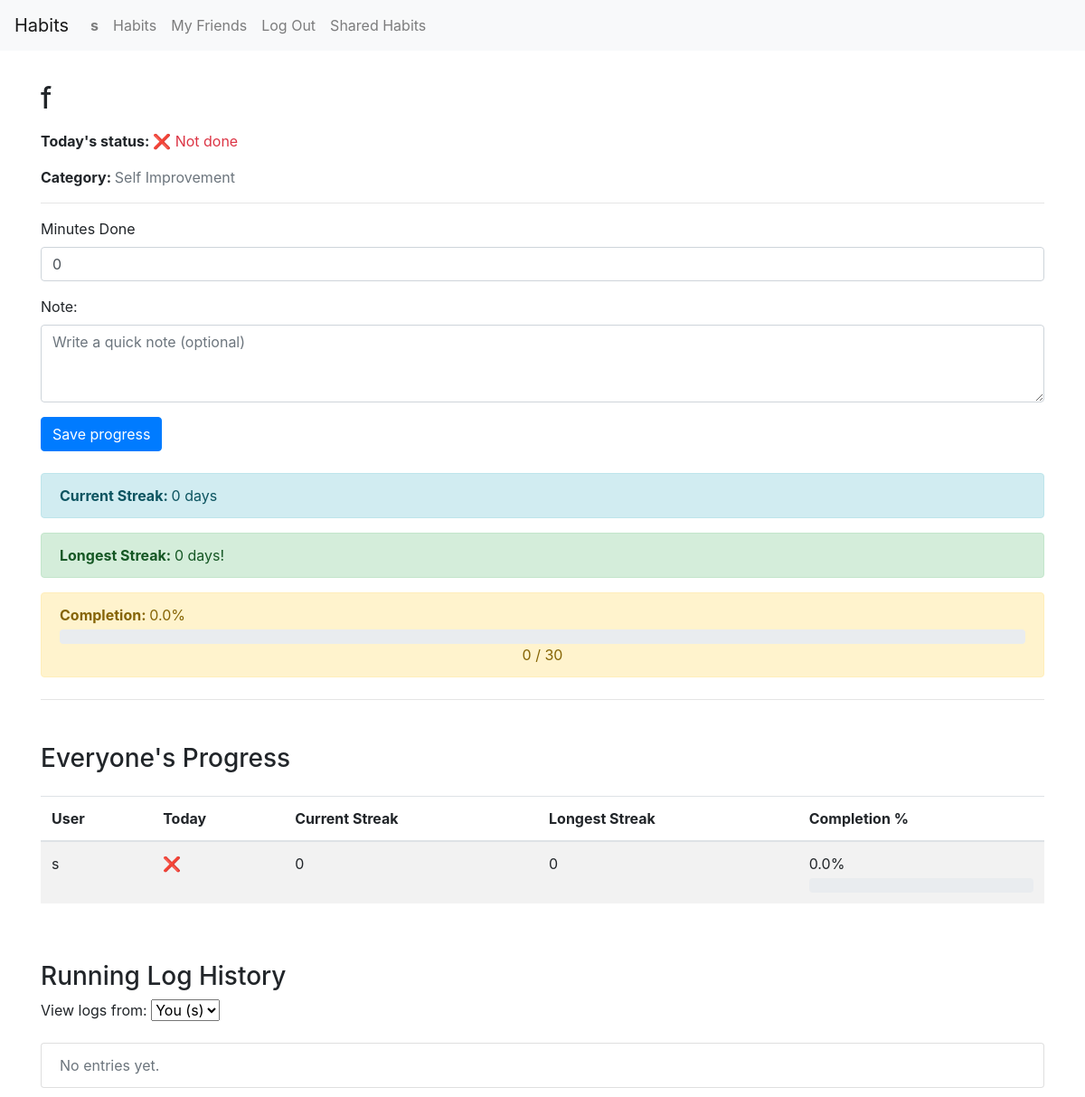
/habit/5/ (signed in), run on an earlier commit of the app's database.
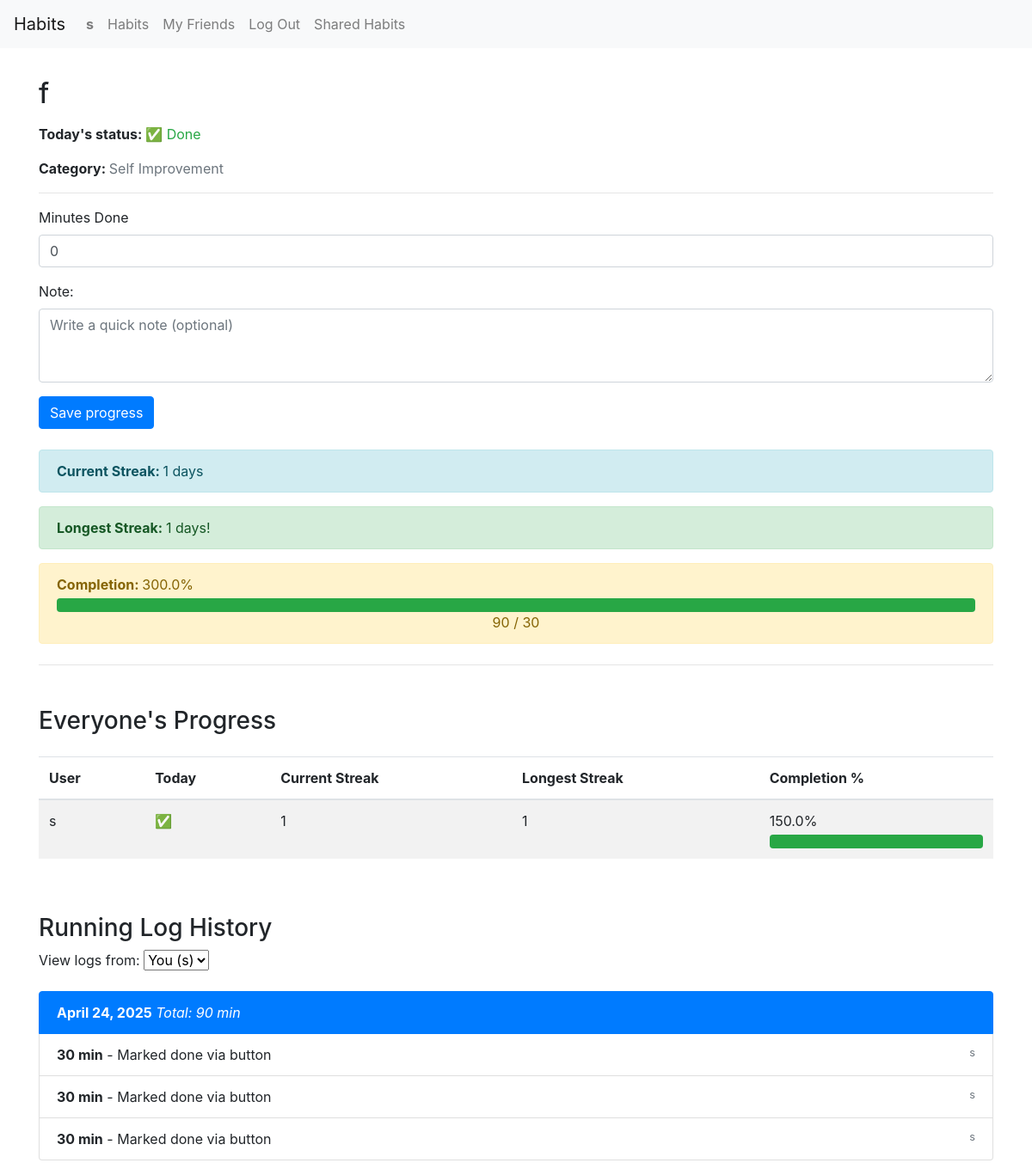
And on a later commit of the database.
### tracker/models.py (models this page shows, shortened)
class User(AbstractUser):
    friends = models.ManyToManyField("self", symmetrical=True, blank=True)

class Habit(models.Model):
    name = models.CharField(max_length=100)
    created_at = models.DateField(auto_now_add=True)
    description = models.TextField(blank=True)
    users = models.ManyToManyField(User, related_name="shared_habits")
    owner = models.ForeignKey(User, on_delete=models.CASCADE, related_name="habits_owned", null=True, blank=True)
    target_minutes = models.PositiveIntegerField(default=30)
    category = models.ForeignKey(Category, on_delete=models.CASCADE, related_name='habits')

class Category(models.Model):
    name = models.CharField(max_length=32, unique=True)
    def __str__(self):
        return self.name

class HabitLog(models.Model):
    habit = models.ForeignKey(Habit, on_delete=models.CASCADE, related_name="logs")
    user = models.ForeignKey(User, on_delete=models.CASCADE)
    date = models.DateField(auto_now_add=True)
    completed = models.BooleanField(default=False)
    minutes_done = models.PositiveIntegerField(default=0)
    note = models.TextField(blank=True)
    class Meta:
        ordering = ["-date"]

### tracker/views.py (the view)
# urls.py: path("habit/<int:habit_id>/", views.habit_detail, name="habit_detail"),
@login_required
def habit_detail(request, habit_id):
    habit = get_object_or_404(Habit, id=habit_id, users=request.user)
    if request.user != habit.owner and request.user not in habit.users.all():
        return HttpResponseForbidden("You do not have access to this habit")
    selected_user_id = request.GET.get("user", request.user.id)
    selected_user = get_object_or_404(User, id=selected_user_id)
    logs = HabitLog.objects.filter(habit=habit, user=selected_user).order_by('-date')
    today_minutes = logs.filter(date=date.today()).aggregate(Sum("minutes_done"))["minutes_done__sum"] or 0
    today_done = today_minutes >= habit.target_minutes
    today_completion = round((today_minutes / habit.target_minutes) * 100, 1) if habit.target_minutes else 0
    streak_data = get_streaks_and_progress(selected_user, habit) or {
        "current_streak": 0,
        "longest_streak": 0,
        "completion_percent": 0,
    }
    if request.method == 'POST':
        if selected_user == request.user:
            form = HabitLogForm(request.POST)
            if form.is_valid():
                note = form.cleaned_data['note']
                minutes_done = form.cleaned_data["minutes_done"]
                total_today = HabitLog.objects.filter(
                    habit=habit,
                    user=request.user,
                    date=date.today(),
                ).aggregate(Sum("minutes_done"))["minutes_done__sum"] or 0
                if minutes_done < 1:
                    form.add_error("minutes_done", "Minutes must be positive")
                elif minutes_done + total_today < total_today:
                    form.add_error("minutes done", f"You have already logged {total_today} minutes today.")
                else:
                    HabitLog.objects.create(
                        habit=habit,
                        user=request.user,
                        date=date.today(),
                        note=note,
                        minutes_done=minutes_done,
                    )
                return redirect('habit_detail', habit_id=habit.id)
            else:
                form = None
    else:
        if request.user == selected_user:
            form = HabitLogForm()
        else:
            form = None
    logs_by_date = []
    for date_value, group in groupby(logs, key=attrgetter("date")):
        logs_by_date.append({
            "date": date_value,
            "logs": list(group),
        })
    for entry in logs_by_date:
        total = sum(log.minutes_done for log in entry['logs'])
        entry['total_minutes'] = total
    all_users = [habit.owner] + list(habit.users.all())
    all_users = [user for user in all_users if user is not None]
    everyone_progress = []
    for user in all_users:
        logs_for_user = HabitLog.objects.filter(habit=habit, user=user)
        streak = get_streaks_and_progress(user, habit) or {
            "current_streak": 0,
            "longest_streak": 0,
            "completion_percent": 0,
        }
        user_today_minutes = HabitLog.objects.filter(
            habit=habit,
            user=user,
            date=date.today(),
        ).aggregate(Sum('minutes_done'))['minutes_done__sum'] or 0
        today_done = user_today_minutes >= habit.target_minutes
        everyone_progress.append({
            "user": user,
            "current_streak": streak["current_streak"],
            "longest_streak": streak["longest_streak"],
            "completion_percent": streak["completion_percent"],
            "today_done": today_done,
        })
    return render(request, 'tracker/habit_detail.html', {
        "habit": habit,
        "logs_by_date": logs_by_date,
        "today_minutes": today_minutes,
        "today_done": today_done,
        "form": form,
        "today_completion": today_completion,
        "streak": streak_data,
        "shared_users": habit.users.exclude(id=request.user.id),
        "selected_user": selected_user,
        "everyone_progress": everyone_progress,
    })

### tracker/forms.py
class HabitLogForm(forms.ModelForm):
    class Meta:
        model = HabitLog
        fields = ["minutes_done", "note"]
        widgets = {
            "note": forms.Textarea(attrs ={
                "class": "form-control",
                "rows": 3,
                "placeholder": "Write a quick note (optional)",
            }),
            "minutes_done": forms.NumberInput(attrs={
                "class": "form-control",
                "min": 0,
                "max": 180,
            })
        }

### tracker/views.py (called while the page is built)
def get_streaks_and_progress(user, habit):
    logs = HabitLog.objects.filter(user=user, habit=habit)
    start_date = habit.created_at
    target_minutes = habit.target_minutes
    streak_data = calculate_streaks(logs, start_date, target_minutes)
    return streak_data

### tracker/templates/tracker/habit_detail.html (shortened to what this page needs)
{% extends "tracker/layout.html" %}
{% load static %}
{% block body %}
    <div class="container mt-4">
        <h2 class="mb-3">{{ habit.name }}</h2>
        <p>
            <strong>Today's status: </strong>
            {% if today_done %}
                <span class="text-success">✅ Done</span>
            {% else %}
                <span class="text-danger">❌ Not done</span>
            {% endif %}
        </p>
        <p>
            <strong>Category: </strong>
            <span class="text-muted">{{ habit.category }}</span>
        </p>
        <hr>
        {% if form %}
            <form method="post" class="mb-4">
                <div class="mb-3">
                    <label for="{{ form.minutes_done.id_for_label }}">Minutes Done</label>
                    {{ form.minutes_done }}
                </div>
                <div class="mb-3">
                    <label for="{{ form.note.id_for_label}}">Note: </label>
                    {{ form.note }}
                </div>
                <button type="submit" class="btn btn-primary">Save progress</button>
            </form>
        {% endif %}
        <div class="mb-4">
            <div class="alert alert-info">
                <strong>Current Streak: </strong>{{ streak.current_streak }} days
            </div>
            <div class="alert alert-success">
                <strong>Longest Streak: </strong>{{ streak.longest_streak }} days!
            </div>
            <div class="alert alert-warning">
                <strong>Completion: </strong><span id="completion">{{ today_completion }}</span>%
                <div class="progress mt-1">
                    <div class="progress-bar bg-success" role="progressbar"
                    style="width: {{ today_completion }}%;"
                    aria-valuenow="{{ today_completion }}" aria-valuemin="0" aria-valuemax="100">
                    </div>
                </div>
                <div class="text-center justify-content-between">
                    {{ today_minutes }} / {{ habit.target_minutes }}
                </div>
            </div>
        </div>
        <hr>
        <h3 class="mt-5">Everyone's Progress</h3>
        <div class="table-responsive">
            <table class="table table-striped mt-3">
                <thead>
                    <tr>
                        <th>User</th>
                        <th>Today</th>
                        <th>Current Streak</th>
                        <th>Longest Streak</th>
                        <th>Completion %</th>
                    </tr>
                </thead>
                <tbody>
                    {% for progress in everyone_progress %}
                        {% if progress.user and progress.user.username %}
                            <tr>
                                <td>{{ progress.user.username }}</td>
                                <td>
                                    {% if progress.today_done %}
                                        <span class="text-success">✅</span>
                                    {% else %}
                                        <span class="text-danger">❌</span>
                                    {% endif %}
                                </td>
                                <td>{{ progress.current_streak }}</td>
                                <td>{{ progress.longest_streak }}</td>
                                <td>
                                    {{ progress.completion_percent }}%
                                    <div class="progress mt-1">
                                        <div class="progress-bar bg-success" role="progressbar" style="width: {{ progress.completion_percent|floatformat:1 }}%;" aria-valuenow="{{ progress.completion_percent }}" aria-valuemin="0" aria-valuemax="100"></div>
                                    </div>
                                </td>
                            </tr>
                        {% endif %}
                    {% endfor %}
                </tbody>
            </table>
        </div>
        <h3 class="mb-2 mt-5">Running Log History</h3>
        <form method="get" class="mb-3">
            <label for="user">View logs from:</label>
            <select name="user" id="user" onchange="this.form.submit()" class="form-select w-auto d-inline-block ms-2">
                <option value="{{ request.user.id }}" {% if selected_user.id == request.user.id %}selected{% endif %}>
                    You ({{ request.user.username }})
                </option>
            </select>
        </form>
        <ul class="list-group">
            {% for entry in logs_by_date %}
                <li class="list-group-item active">
                    <strong>{{ entry.date }}</strong>
                    {% if entry.total_minutes %}
                        <span><em>Total: {{ entry.total_minutes }} min</em></span>
                    {% endif %}
                </li>
                {% for log in entry.logs %}
                    <li class="list-group-item d-flex justify-content-between">
                        <div>
                            <strong>{{ log.minutes_done }} min</strong>{% if log.note %} - {{ log.note }} {% endif %}
                        </div>
                        <small class="text-muted">{{ log.user.username }}</small>
                    </li>
                {% endfor %}
            {% empty %}
                <li class="list-group-item text-muted">No entries yet.</li>
            {% endfor %}
        </ul>
    </div>
{% endblock %}

### tracker/templates/tracker/layout.html (shortened to what this page needs)
{% load static %}
<!DOCTYPE html>
<html lang="en">
    <head>
        <link rel="stylesheet" href="https://stackpath.bootstrapcdn.com/bootstrap/4.4.1/css/bootstrap.min.css">
        <link href="{% static 'tracker/styles.css' %}" rel="stylesheet">
    </head>
    <body>
        <nav class="navbar navbar-expand-lg navbar-light bg-light">
            <a class="navbar-brand" href="#">Habits</a>
            <div>
              <ul class="navbar-nav mr-auto">
                {% if user.is_authenticated %}
                    <li class="nav-item">
                        <a class="nav-link" href="{% url 'profile_view' request.user %}"><strong>{{ user.username }}</strong></a>
                    </li>
                {% endif %}
                <li class="nav-item">
                  <a class="nav-link" href="{% url 'index' %}">Habits</a>
                </li>
                {% if user.is_authenticated %}
                    <li class="nav-item">
                        <a class="nav-link" href="{% url 'friends_list' %}">My Friends</a>
                    </li>
                    <li class="nav-item">
                        <a class="nav-link" href="{% url 'logout' %}">Log Out</a>
                    </li>
                    <li class="nav-item">
                        <a class="nav-link" href="{% url 'shared_habits' %}">Shared Habits</a>
                    </li>
                {% endif %}
              </ul>
            </div>
          </nav>
        <div class="body">
            {% block body %}
            {% endblock %}
        </div>
    </body>
</html>

### tracker/static/tracker/styles.css (style rules this page uses)
.body { padding: 10px; }

What changed in the data, as far as the page shows it:
computed for User "You (s)": current_streak "0" → "1"; longest_streak "0" → "1"; completion_percent "0.0" → "150.0"; text "❌" → "✅"
added HabitLog: date "April 24, 2025", minutes_done "30", note "Marked done via button", user.username "s"
added HabitLog: minutes_done "30", note "Marked done via button", user.username "s"
added HabitLog: minutes_done "30", note "Marked done via button", user.username "s"
Also different on the page:
{{ streak.current_streak }}: "0" → "1"
{{ streak.longest_streak }}: "0" → "1"
{{ today_completion }}: "0.0" → "300.0"
{{ today_minutes }}: "0" → "90"
text no longer shown: "❌ Not done No entries yet."
text now shown: "✅ Done"
new list line: "Total: 90 min"
